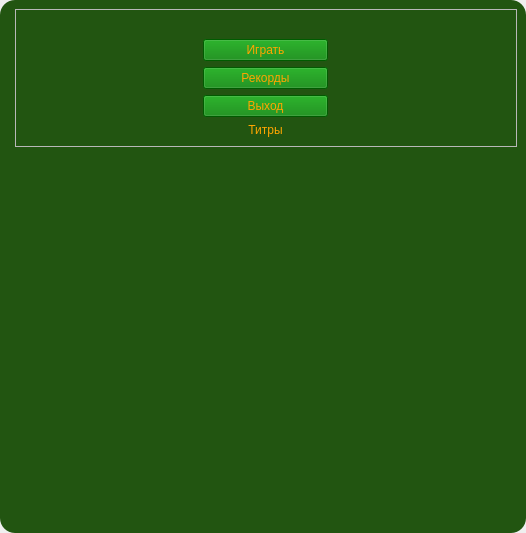
<?xml version="1.0" encoding="UTF-8"?>
<ui version="4.0">
 <class>Menu</class>
 <widget class="QMainWindow" name="Menu">
  <property name="geometry">
   <rect>
    <x>0</x>
    <y>0</y>
    <width>526</width>
    <height>533</height>
   </rect>
  </property>
  <property name="windowTitle">
   <string>Menu</string>
  </property>
  <property name="windowIcon">
   <iconset resource="resource.qrc">
    <normaloff>:/image/icon.png</normaloff>:/image/icon.png</iconset>
  </property>
  <property name="styleSheet">
   <string notr="true">QFrame#frame
{
background:#251;
border-radius:15px;
border-image: url(:/image/menu_back.jpg) 0 0 0 0 stretch stretch;
}
QMainWidget
{
background:#251;
border-radius:15px;
}</string>
  </property>
  <widget class="QWidget" name="centralwidget">
   <property name="enabled">
    <bool>true</bool>
   </property>
   <layout class="QVBoxLayout" name="verticalLayout_2">
    <property name="leftMargin">
     <number>0</number>
    </property>
    <property name="topMargin">
     <number>0</number>
    </property>
    <property name="rightMargin">
     <number>0</number>
    </property>
    <property name="bottomMargin">
     <number>0</number>
    </property>
    <item>
     <widget class="QFrame" name="frame">
      <property name="focusPolicy">
       <enum>Qt::NoFocus</enum>
      </property>
      <property name="acceptDrops">
       <bool>false</bool>
      </property>
      <property name="autoFillBackground">
       <bool>false</bool>
      </property>
      <property name="styleSheet">
       <string notr="true">QPushButton
{
color:orange;
background:green;
}

QPushButton#pushButton_4 {
    color: orange; 
    background-color: rgba(0, 0, 0, 0); 
    border: none; 
}

QPushButton#pushButton_4:hover {
    color: yellow; 
}</string>
      </property>
      <property name="frameShape">
       <enum>QFrame::StyledPanel</enum>
      </property>
      <property name="frameShadow">
       <enum>QFrame::Raised</enum>
      </property>
      <layout class="QFormLayout" name="formLayout">
       <item row="0" column="1">
        <widget class="QFrame" name="frame_2">
         <property name="frameShape">
          <enum>QFrame::StyledPanel</enum>
         </property>
         <property name="frameShadow">
          <enum>QFrame::Raised</enum>
         </property>
         <layout class="QGridLayout" name="gridLayout">
          <item row="3" column="0">
           <widget class="QPushButton" name="pushButton_3">
            <property name="text">
             <string>Выход</string>
            </property>
           </widget>
          </item>
          <item row="2" column="0">
           <widget class="QPushButton" name="pushButton_2">
            <property name="text">
             <string>Рекорды</string>
            </property>
           </widget>
          </item>
          <item row="0" column="0" alignment="Qt::AlignHCenter">
           <widget class="QLabel" name="label">
            <property name="text">
             <string/>
            </property>
            <property name="pixmap">
             <pixmap resource="resource.qrc">:/image/icon.png</pixmap>
            </property>
           </widget>
          </item>
          <item row="1" column="0">
           <widget class="QPushButton" name="pushButton">
            <property name="maximumSize">
             <size>
              <width>125</width>
              <height>16777215</height>
             </size>
            </property>
            <property name="text">
             <string>Играть</string>
            </property>
           </widget>
          </item>
          <item row="4" column="0">
           <widget class="QPushButton" name="pushButton_4">
            <property name="text">
             <string>Титры</string>
            </property>
           </widget>
          </item>
         </layout>
        </widget>
       </item>
      </layout>
     </widget>
    </item>
   </layout>
  </widget>
  <widget class="QMenuBar" name="menubar">
   <property name="geometry">
    <rect>
     <x>0</x>
     <y>0</y>
     <width>526</width>
     <height>25</height>
    </rect>
   </property>
  </widget>
 </widget>
 <resources>
  <include location="resource.qrc"/>
 </resources>
 <connections/>
</ui>
